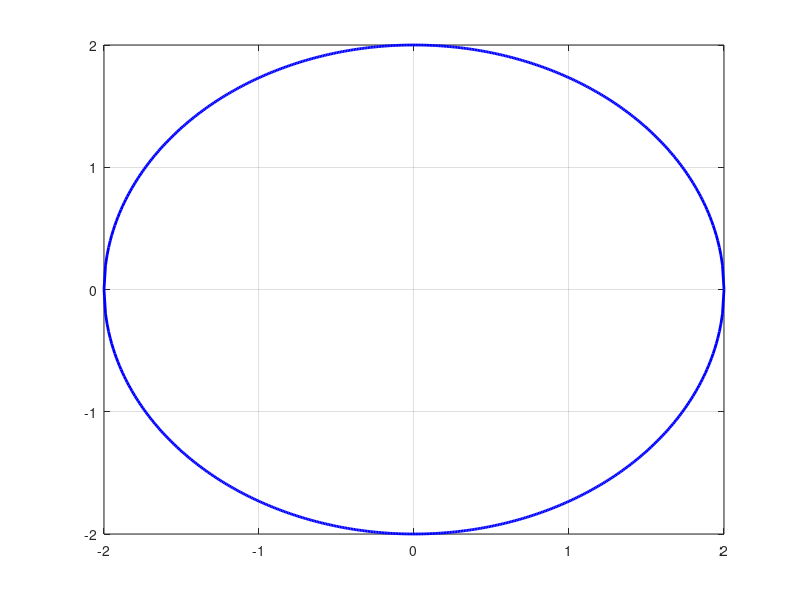

This figure's MATLAB source:
x=-2:.01:2
y_p=sqrt(4-x.^2)
y_n=-sqrt(4-x.^2)
figure
plot(x,y_p,'b','linewidth',2)
grid on
hold on
plot(x,y_n,'b','linewidth',2)
grid on